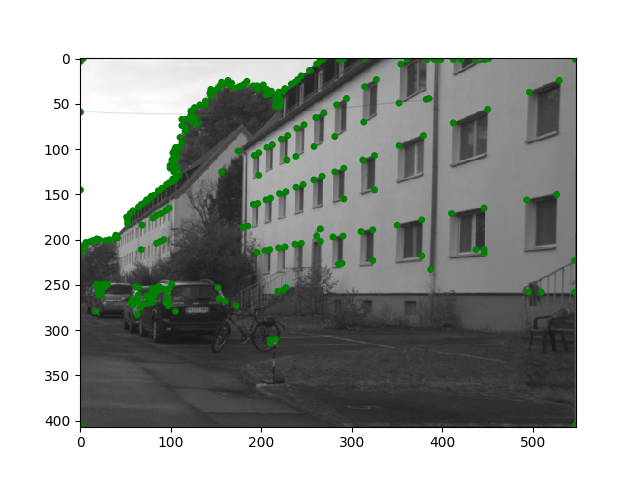

The Python source for this figure:
import cv2
import matplotlib.pyplot as plt
import matplotlib.image as mpimg
import numpy as np
import matplotlib.patches as plp

def Convolution(img, kernel):
    height = img.shape[0]
    width = img.shape[1]
    kheight = kernel.shape[0] // 2
    kwidth = kernel.shape[1] // 2

    pad = ((kheight, kwidth), (kheight, kwidth))
    imgout = np.empty(img.shape, dtype=np.float64)
    img = np.pad(img, pad, mode='constant', constant_values=0)

    for i in np.arange(kheight, height + kheight):
        for j in np.arange(kwidth, width + kwidth):
            partition = img[i - kheight:i + kheight + 1, j - kwidth:j + kwidth + 1]
            imgout[i - kheight, j - kwidth] = (partition*kernel).sum()

    return imgout


def GuassianFilter(sigma):
    fsize = 2 * int(4 * sigma + 0.5) + 1
    gaussian = np.zeros((fsize, fsize), np.float64)
    m = fsize // 2
    n = fsize // 2
    
    for x in range(-m, m+1):
        for y in range(-n, n+1):
            x1 = 2*np.pi*(sigma**2)
            x2 = np.exp(-(x**2 + y**2)/(2* sigma**2))
            gaussian[x+m, y+n] = (1/x1)*x2

    return gaussian

def non_max_suppression(points):
    for y in range(len(points) - 2):
        for x in range(len(points[y]) - 2):
            sample = []
            
            for yy in range(3):
                for xx in range(3):
                    sample += [points[y+yy][x+xx]]

            max_idx = np.argmax(sample)

            for yy in range(3):
                for xx in range(3):
                    if yy*3 + xx != max_idx:
                        points[y+yy][x+xx] = 0

    return points


def hessian(img_orig, threshold):
    plt.imshow(img_orig)
    img = np.zeros((img_orig.shape[0], img_orig.shape[1]))

    for y in range(len(img_orig)):
        for x in range(len(img_orig[y])):
            img[y][x] = img_orig[y][x][0]

    gaussian = GuassianFilter(0.84)

    sobelx = np.array([[1, 0, -1], [2, 0, -2], [1, 0, -1]])
    sobely = np.array([[1, 2, 1], [0, 0, 0], [-1, -2, -1]])

    dx = Convolution(img, sobelx)
    dy = Convolution(img, sobely)

    dxx = Convolution(img, sobelx)
    dyy = Convolution(img, sobely)

    dxx2 = np.square(dxx)
    dyy2 = np.square(dyy)
    dxy = dx * dy

    Ixx2 = Convolution(dxx2, gaussian)
    Iyy2 = Convolution(dyy2, gaussian)
    Ixy = Convolution(dxy, gaussian)

    det_hessian = Ixx2*Iyy2 - np.square(Ixy)
   
    for x in range(len(det_hessian)):
        for y in range(len(det_hessian[x])):
            if det_hessian[x][y] <= threshold:
                det_hessian[x][y] = 0

    points = non_max_suppression(det_hessian)
    points = np.where(points != 0)

    for p in zip(*points[::-1]):
        plt.gca().add_patch(plp.Circle(p, 3, color='green'))

    plt.savefig('hessian.png')

    plt.show()


    


if __name__ == '__main__':
    
    img = mpimg.imread('road.png')

    hessian(img, 0.04)
